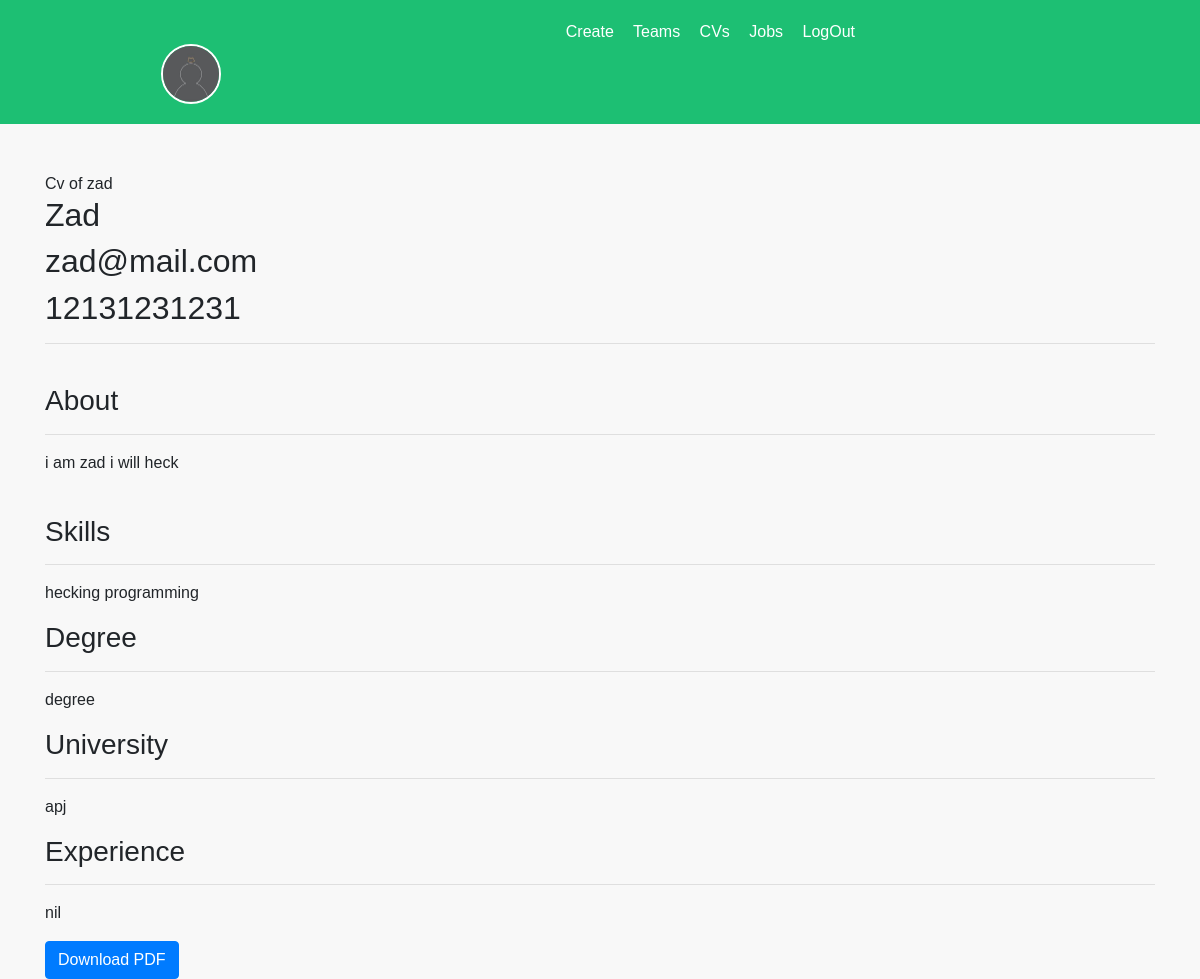
The app's page /cv/23/ (signed in) with its own data.
### app/models.py (models this page shows, shortened)
class UserProfile(models.Model):
    user = models.OneToOneField(User, on_delete=models.CASCADE,related_name='userprofile')
    bio = models.TextField(blank=True)
    birthdate = models.DateField(null=True, blank=True)
    profile_picture = models.ImageField(upload_to='profile_pics/', null=True, blank=True,default='profilepic.jpg')

class Candidate(models.Model):
  user = models.ForeignKey(User,on_delete=models.CASCADE,related_name='user_candidate')
  name = models.CharField(max_length=200)
  email = models.CharField(max_length=200)
  phone = models.CharField(max_length=50)
  about = models.TextField(max_length=3000)
  skills = models.TextField(max_length=3000)
  degree = models.CharField(max_length=200)
  university = models.CharField(max_length=200)
  experience = models.TextField(max_length=2000)

class User(AbstractUser):
 sections = models.ManyToManyField(Section, related_name='members', blank=True)

### app/views.py (the view)
# urls.py: path('cv/<int:id>/', views.cv, name='cv'),
@login_required(login_url='login')
def cv(request,id):
    if request.user.is_authenticated:
        user_profile = request.user.userprofile
    try:
        cv = Candidate.objects.get(pk=id)
    except Candidate.DoesNotExist:
        return  render(request,'app/404.html',{
            'user_profile': user_profile,
        })
    return render(request,'app/cv.html',{
        'cv': cv,
        'user_profile': user_profile,
    })

### app/templates/app/cv.html
{% extends "app/layout.html" %}
{% block body %}
{% if not ispdf %}
Cv of {{cv.user}}
{% endif %}
<h2>{{cv.name}}</h2>
<h2>{{cv.email}}</h2>
<h2> {{cv.phone}}</h2>
<hr>
<br>
<h3>About</h3>
<hr>
<p>{{cv.about}}</p>
<br>
<h3>Skills</h3>
<hr>
<p>{{cv.skills}}</p>
<h3>Degree</h3>
<hr>
<p>{{cv.degree}}</p>
<h3>University</h3>
<hr>
<p>{{cv.university}}</p>
<h3>Experience</h3>
<hr>
<p>{{cv.experience}}</p>
{% if not ispdf %}
<a href="{% url 'cvtopdf' cv.id %}" class="btn btn-primary">Download PDF</a>
{% endif %}
{% endblock  %}

### app/templates/app/layout.html (shortened to what this page needs)
{% load static %}
<!DOCTYPE html>
<html lang="en">
<head>
    <link rel="stylesheet" href="https://stackpath.bootstrapcdn.com/bootstrap/4.4.1/css/bootstrap.min.css">
    <link rel="stylesheet" href="https://code.jquery.com/ui/1.12.1/themes/base/jquery-ui.css">
    <link href="{% static 'app/styles.css' %}" rel="stylesheet">
    <link rel="stylesheet" href="https://cdnjs.cloudflare.com/ajax/libs/font-awesome/6.3.0/css/all.min.css">
</head>
<body>
    {% if not ispdf %}
    <div class="custom-navbar">
        <div class="container">
            <div class="row">
                <div class="col-12 col-md-9 text-right">
                    {% if user.is_authenticated %}
                        <a href="{% url 'create' %}">Create</a>
                        <a href="{% url 'section_list' %}">Teams</a>
                        <a href="{% url 'list' %}">CVs</a>
                        <a href="{% url 'jobfromlink' %}">Jobs</a>
                        <a href="{% url 'logout' %}">LogOut</a>
                        <div class="col-12 col-md-3">
                            <a href="{% url "profile" %}">
                                <img src="{{ user_profile.profile_picture.url }}" class="profile-image">
                            </a>
                        </div>
                    {% else %}
                        <a href="{% url 'login' %}">Log In</a>
                        <a href="{% url 'register' %}">Sign Up</a>
                    {% endif %}
                </div>
            </div>
        </div>
    </div>
    {% endif %}
    <div class="container mt-4 mt-md-5">
        {% block body %}
        {% endblock %}
    </div>
</body>
</html>

### app/static/app/styles.css (style rules this page uses)
body { background-color: #f8f8f8; font-family: Arial, sans-serif; margin: 0; padding: 0; }
.custom-navbar { background-color: #1dbf73; color: white; padding: 20px; }
.custom-navbar a { color: white; margin-right: 15px; text-decoration: none; }
.profile-image { width: 60px; height: 60px; border-radius: 50%; object-fit: cover; border: 2px solid white; }

### records on screen
UserProfile: profile_picture (picture)
Candidate: user "zad", name "Zad", email "zad@mail.com", phone "12131231231", about "i am zad i will heck", skills "hecking programming", degree "degree", university "apj", experience "nil"
